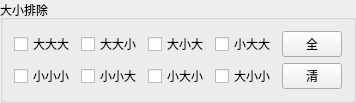
            <widget class="QGroupBox" name="groupBox_3">
             <property name="title">
              <string>大小排除</string>
             </property>
             <layout class="QVBoxLayout" name="verticalLayout_5">
              <item>
               <layout class="QVBoxLayout" name="verticalLayout_4">
                <item>
                 <layout class="QHBoxLayout" name="horizontalLayout_4">
                  <item>
                   <widget class="QCheckBox" name="checkBox_15">
                    <property name="text">
                     <string>大大大</string>
                    </property>
                   </widget>
                  </item>
                  <item>
                   <widget class="QCheckBox" name="checkBox_16">
                    <property name="text">
                     <string>大大小</string>
                    </property>
                   </widget>
                  </item>
                  <item>
                   <widget class="QCheckBox" name="checkBox_17">
                    <property name="text">
                     <string>大小大</string>
                    </property>
                   </widget>
                  </item>
                  <item>
                   <widget class="QCheckBox" name="checkBox_18">
                    <property name="text">
                     <string>小大大</string>
                    </property>
                   </widget>
                  </item>
                  <item>
                   <widget class="QPushButton" name="pushButton_5">
                    <property name="minimumSize">
                     <size>
                      <width>30</width>
                      <height>0</height>
                     </size>
                    </property>
                    <property name="maximumSize">
                     <size>
                      <width>60</width>
                      <height>16777215</height>
                     </size>
                    </property>
                    <property name="text">
                     <string>全</string>
                    </property>
                   </widget>
                  </item>
                 </layout>
                </item>
                <item>
                 <layout class="QHBoxLayout" name="horizontalLayout_6">
                  <item>
                   <widget class="QCheckBox" name="checkBox_27">
                    <property name="text">
                     <string>小小小</string>
                    </property>
                   </widget>
                  </item>
                  <item>
                   <widget class="QCheckBox" name="checkBox_28">
                    <property name="text">
                     <string>小小大</string>
                    </property>
                   </widget>
                  </item>
                  <item>
                   <widget class="QCheckBox" name="checkBox_29">
                    <property name="text">
                     <string>小大小</string>
                    </property>
                   </widget>
                  </item>
                  <item>
                   <widget class="QCheckBox" name="checkBox_30">
                    <property name="text">
                     <string>大小小</string>
                    </property>
                   </widget>
                  </item>
                  <item>
                   <widget class="QPushButton" name="pushButton_6">
                    <property name="minimumSize">
                     <size>
                      <width>30</width>
                      <height>0</height>
                     </size>
                    </property>
                    <property name="maximumSize">
                     <size>
                      <width>60</width>
                      <height>16777215</height>
                     </size>
                    </property>
                    <property name="text">
                     <string>清</string>
                    </property>
                   </widget>
                  </item>
                 </layout>
                </item>
               </layout>
              </item>
             </layout>
            </widget>
